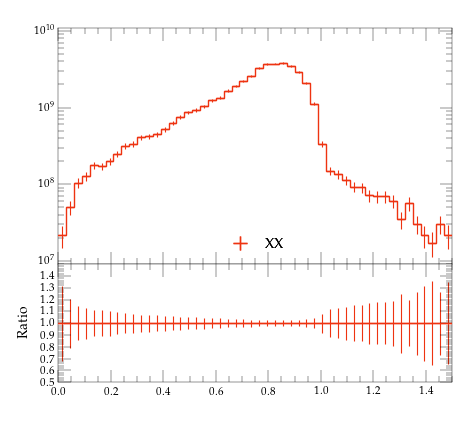

Python code for this plot:
#! /usr/bin/env python

# This Python script was auto-generated using YODA v2.0.2.
# Analysis object: /MC_HFJETS_NOTNORM/ptfracB
# Timestamp: 29-07-2026 (15:49:37)

import matplotlib as mpl
import matplotlib.pyplot as plt
mpl.use('Agg') # comment out for interactive use
import os
import numpy as np

plotDir = os.path.split(os.path.realpath(__file__))[0]
if 'YODA_USER_PLOT_PATH' in globals():
    plot_outdir = globals()['YODA_USER_PLOT_PATH']
else:
    plot_outdir = plotDir

#plot style
plt.style.use(os.path.join(plotDir, '../default.mplstyle'))
# plot metadata
figW, figH = plt.rcParams['figure.figsize']
ax_xLabel = r''
ax_yLabel = r''
ax_title  = r''
ax_xScale = 'linear'
ax_yScale = 'log'
xLims = (0.0, 1.5)
yLims = (9000000.0, 11000000000.0)

# TeX-friendly labels for the legend
labels = {
    'legend' : ([ r"XX" ], r""),
}

# Adjust canvas width and height
canvasW = 10.0
canvasH = 9.0
figW *= canvasW/10.
figH *= canvasH/9.

# Create figure and axis objects
fig, (ax, ratio0_ax) = plt.subplots(2, 1, sharex=True,
                  figsize=(figW,figH), gridspec_kw={'height_ratios': (6.0, 3.0)})

# Set figure margins
plt.subplots_adjust(
    left   = 1.0 * plt.rcParams['figure.subplot.left'],
    right  = 1.0 * plt.rcParams['figure.subplot.right'],
    top    = 1.0 * plt.rcParams['figure.subplot.top'],
    bottom = 1.0 * plt.rcParams['figure.subplot.bottom'])

ratio0_ax.yaxis.set_major_locator(mpl.ticker.MultipleLocator(0.1))
ratio0_ax.set_ylim(0.5, 1.4999)
ratio0_ax.set_ylabel('Ratio')

# the numerical data is stored in a separate file
dataf = dict()
prefix = os.path.split(__file__)[0]
if prefix:    prefix = prefix + '/'
exec(open(prefix+'ptfracB__data.py').read(), dataf)


legend_handles = dict() # keep track of handles for the legend

# style options for curves
# starts at zorder>=5 to draw curve on top of legend
styles = {
  'YYY': {
    'color' : '#EE3311',
    'linestyle' : '-',
    'linewidth' : 1,
    'marker' : 'none',
    'markersize' : 2,
    'capsize' : 0.0,
    'zorder' : 5,
    'histstyle' : 1,
    'drawstyle' : 'steps-pre',
    'xerrorbars' : 1,
    'yerrorbars' : 1,
    'fillcolor' : None,
    'fillopacity' : 1.0,
    'ratio0_linestyle' : '-',
    'ratio0_linewidth' : 1,
    'ratio0_marker' : 'none',
    'ratio0_markersize' : 2,
    'ratio0_capsize' : 0.0,
    'ratio0_zorder' : 5,
    'ratio0_histstyle' : 1,
    'ratio0_drawstyle' : 'steps-pre',
    'ratio0_xerrorbars' : 1,
    'ratio0_yerrorbars' : 1,
  },
}

# curve from input yoda files in main panel
for label, yvals in dataf['yvals'].items():
    if all(np.isnan(v) for v in dataf['yvals'][label]):
        continue
    tmp = None
    if styles[label]['histstyle']: # draw as histogram
        xpos = dataf['xedges'][label] if styles[label]['drawstyle'] else dataf['xpoints'][label]
        ypos = np.insert(yvals, 0, yvals[0]) if styles[label]['drawstyle'] else yvals
        if styles[label]['fillcolor']: # fill area below curve
            ax.fill_between(xpos, ypos, step='pre',
                            color=styles[label]['fillcolor'],
                            alpha=styles[label]['fillopacity'])
        tmp, = ax.plot(xpos, ypos,
                       color=styles[label]['color'],
                       linestyle=styles[label]['linestyle'],
                       linewidth=styles[label]['linewidth'],
                       drawstyle=styles[label]['drawstyle'], solid_joinstyle='miter',
                       zorder=styles[label]['zorder'], label=label)
    tmp = ax.errorbar(dataf['xpoints'][label], yvals,
                      xerr=np.array(dataf['xerrs'][label])*styles[label]['xerrorbars'],
                      yerr=np.array(dataf['yerrs'][label])*styles[label]['yerrorbars'],
                      fmt=styles[label]['marker'], capsize=styles[label]['capsize'],
                      markersize=styles[label]['markersize'],
                      ecolor=styles[label]['color'],
                      color=styles[label]['color'], zorder=styles[label]['zorder'])
    tmp[-1][0].set_linestyle(styles[label]['linestyle'])
    tmp[-1][0].set_linewidth(styles[label]['linewidth'])
    if label in dataf['add_legend_handle']:  legend_handles[label] = tmp
    for varLabel in dataf['variation_yvals'].keys():
        if varLabel.startswith(label):
            tmp, = ax.plot(dataf['xedges'][label], dataf['variation_yvals'][varLabel],
                           color=styles[label]['color'],
                           linestyle=styles[label]['linestyle'],
                           linewidth=styles[label]['linewidth'],
                           drawstyle='steps-pre', solid_joinstyle='miter',
                           zorder=styles[label]['zorder'], alpha=0.5)


# plots on ratio panel
# curve from input yoda files in ratio panel
for label, yvals in dataf['ratio0_yvals'].items():
    if all(np.isnan(v) for v in yvals):
        continue
    if styles[label]['ratio0_histstyle']: # plot as histogram
        xpos = dataf['xedges']['YYY'] if styles[label]['ratio0_drawstyle'] else dataf['xpoints']['YYY']
        ypos = np.insert(yvals, 0, yvals[0]) if styles[label]['ratio0_drawstyle'] else yvals
        ratio0_ax.plot(xpos, ypos,
                       color=styles[label]['color'],
                       linewidth=styles[label]['linewidth'],
                       linestyle=styles[label]['ratio0_linestyle'],
                       drawstyle=styles[label]['ratio0_drawstyle'], zorder=styles[label]['zorder'],
                       solid_joinstyle='miter')
    tmp = ratio0_ax.errorbar(dataf['xpoints']['YYY'], yvals,
                             xerr=np.array(dataf['ref_xerrs'])*styles[label]['ratio0_xerrorbars'],
                             yerr=np.array(dataf['ratio0_yerrs'][label])*styles[label]['ratio0_yerrorbars'],
                             fmt=styles[label]['ratio0_marker'], capsize=styles[label]['ratio0_capsize'],
                             markersize=styles[label]['ratio0_markersize'],
                             ecolor=styles[label]['color'],
                             color=styles[label]['color'])
    tmp[-1][0].set_linestyle(styles[label]['ratio0_linestyle'])
    tmp[-1][0].set_linewidth(styles[label]['ratio0_linewidth'])

    for varlabel in dataf['ratio0_variation_vals'].keys():
        if varlabel.startswith(label):
            ratio0_ax.plot(dataf['xedges']['YYY'],
                            dataf['ratio0_variation_vals'][varlabel],
                            color=styles[label]['color'],
                            linestyle=styles[label]['linestyle'],
                            linewidth=styles[label]['linewidth'],
                            drawstyle='steps-pre', solid_joinstyle='miter',
                            zorder=1, alpha=0.5)

legend_items = list(legend_handles.values())
ax.add_artist(ax.legend(legend_items,
                        labels['legend'][0],
                        title=labels['legend'][1],
                        alignment='left',
                        loc='lower center',
                        bbox_to_anchor=(0.5, 0.0)))

# set plot metadata as defined above
ratio0_ax.set_xlabel(ax_xLabel)
ratio0_ax.xaxis.set_label_coords(1., -0.15)
ax.set_ylabel(ax_yLabel, ha='right', va='top')
ax.yaxis.set_label_coords(-0.11, 1.0)
ax.set_title(ax_title, loc='left')
ax.set_xscale(ax_xScale)
ax.set_yscale(ax_yScale)
ax.set_xlim(xLims)
ax.set_ylim(yLims)

# tick formatting
plt.rcParams['xtick.top'] = True
plt.rcParams['ytick.right'] = True
ax.yaxis.set_major_locator(mpl.ticker.LogLocator(base=10.0, numticks=np.inf))
ax.yaxis.set_minor_locator(mpl.ticker.LogLocator(
                           base=10.0, subs=np.arange(0.1, 1, 0.1), numticks=np.inf))
fig.align_ylabels((ax, ratio0_ax))
plt.savefig(os.path.join(plot_outdir, 'ptfracB.pdf'), format='PDF')
plt.savefig(os.path.join(plot_outdir, 'ptfracB.png'), format='PNG')

plt.close(fig)
